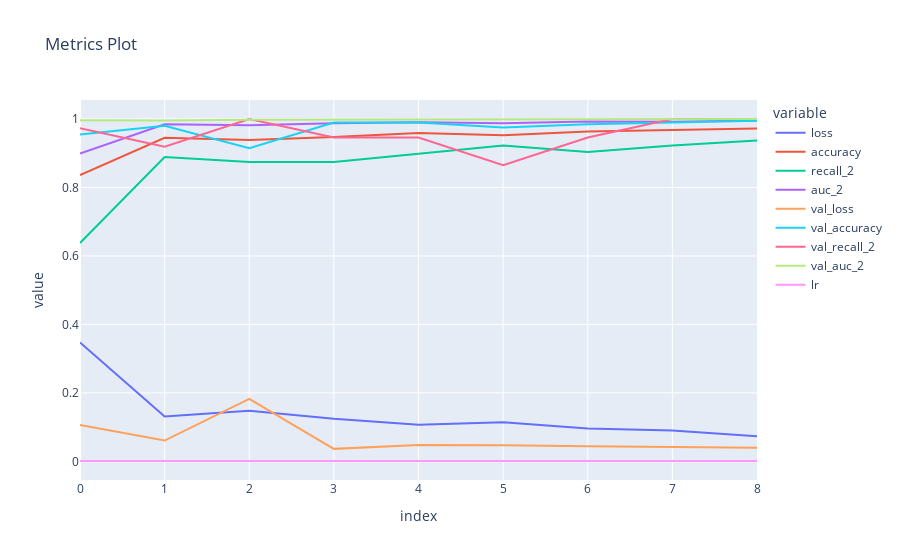

Notebook code cell kept with this figure:
### Markdown cell above
### Model Evaluation

### Code cell
px.line(history,title='Metrics Plot')

### Figure 1 — Plotly figure (JSON) as saved in the notebook; plotly's stock layout.template omitted (floating-point values rounded to 4 significant figures)
{"data": [{"hovertemplate": "variable=loss<br>index=%{x}<br>value=%{y}<extra></extra>", "legendgroup": "loss", "line": {"color": "#636efa", "dash": "solid"}, "marker": {"symbol": "circle"}, "mode": "lines", "name": "loss", "orientation": "v", "showlegend": true, "type": "scatter", "x": [0, 1, 2, 3, 4, 5, 6, 7, 8], "xaxis": "x", "y": [0.3474, 0.1308, 0.1481, 0.1243, 0.1069, 0.1141, 0.0957, 0.0898, 0.07341], "yaxis": "y"}, {"hovertemplate": "variable=accuracy<br>index=%{x}<br>value=%{y}<extra></extra>", "legendgroup": "accuracy", "line": {"color": "#EF553B", "dash": "solid"}, "marker": {"symbol": "circle"}, "mode": "lines", "name": "accuracy", "orientation": "v", "showlegend": true, "type": "scatter", "x": [0, 1, 2, 3, 4, 5, 6, 7, 8], "xaxis": "x", "y": [0.8363, 0.945, 0.9388, 0.9475, 0.9588, 0.9525, 0.9638, 0.9675, 0.9725], "yaxis": "y"}, {"hovertemplate": "variable=recall_2<br>index=%{x}<br>value=%{y}<extra></extra>", "legendgroup": "recall_2", "line": {"color": "#00cc96", "dash": "solid"}, "marker": {"symbol": "circle"}, "mode": "lines", "name": "recall_2", "orientation": "v", "showlegend": true, "type": "scatter", "x": [0, 1, 2, 3, 4, 5, 6, 7, 8], "xaxis": "x", "y": [0.6377, 0.8889, 0.8744, 0.8744, 0.8986, 0.9227, 0.9034, 0.9227, 0.9372], "yaxis": "y"}, {"hovertemplate": "variable=auc_2<br>index=%{x}<br>value=%{y}<extra></extra>", "legendgroup": "auc_2", "line": {"color": "#ab63fa", "dash": "solid"}, "marker": {"symbol": "circle"}, "mode": "lines", "name": "auc_2", "orientation": "v", "showlegend": true, "type": "scatter", "x": [0, 1, 2, 3, 4, 5, 6, 7, 8], "xaxis": "x", "y": [0.8993, 0.9847, 0.9817, 0.9873, 0.9905, 0.9879, 0.9928, 0.9919, 0.9955], "yaxis": "y"}, {"hovertemplate": "variable=val_loss<br>index=%{x}<br>value=%{y}<extra></extra>", "legendgroup": "val_loss", "line": {"color": "#FFA15A", "dash": "solid"}, "marker": {"symbol": "circle"}, "mode": "lines", "name": "val_loss", "orientation": "v", "showlegend": true, "type": "scatter", "x": [0, 1, 2, 3, 4, 5, 6, 7, 8], "xaxis": "x", "y": [0.1062, 0.06079, 0.1827, 0.03643, 0.04752, 0.04685, 0.044, 0.04115, 0.04006], "yaxis": "y"}, {"hovertemplate": "variable=val_accuracy<br>index=%{x}<br>value=%{y}<extra></extra>", "legendgroup": "val_accuracy", "line": {"color": "#19d3f3", "dash": "solid"}, "marker": {"symbol": "circle"}, "mode": "lines", "name": "val_accuracy", "orientation": "v", "showlegend": true, "type": "scatter", "x": [0, 1, 2, 3, 4, 5, 6, 7, 8], "xaxis": "x", "y": [0.9548, 0.9799, 0.9146, 0.9899, 0.9899, 0.9749, 0.9849, 0.9899, 0.995], "yaxis": "y"}, {"hovertemplate": "variable=val_recall_2<br>index=%{x}<br>value=%{y}<extra></extra>", "legendgroup": "val_recall_2", "line": {"color": "#FF6692", "dash": "solid"}, "marker": {"symbol": "circle"}, "mode": "lines", "name": "val_recall_2", "orientation": "v", "showlegend": true, "type": "scatter", "x": [0, 1, 2, 3, 4, 5, 6, 7, 8], "xaxis": "x", "y": [0.973, 0.9189, 1, 0.9459, 0.9459, 0.8649, 0.9459, 1, 1], "yaxis": "y"}, {"hovertemplate": "variable=val_auc_2<br>index=%{x}<br>value=%{y}<extra></extra>", "legendgroup": "val_auc_2", "line": {"color": "#B6E880", "dash": "solid"}, "marker": {"symbol": "circle"}, "mode": "lines", "name": "val_auc_2", "orientation": "v", "showlegend": true, "type": "scatter", "x": [0, 1, 2, 3, 4, 5, 6, 7, 8], "xaxis": "x", "y": [0.9965, 0.9958, 0.9978, 0.998, 0.9991, 0.999, 0.9996, 1, 0.9999], "yaxis": "y"}, {"hovertemplate": "variable=lr<br>index=%{x}<br>value=%{y}<extra></extra>", "legendgroup": "lr", "line": {"color": "#FF97FF", "dash": "solid"}, "marker": {"symbol": "circle"}, "mode": "lines", "name": "lr", "orientation": "v", "showlegend": true, "type": "scatter", "x": [0, 1, 2, 3, 4, 5, 6, 7, 8], "xaxis": "x", "y": [0.001, 0.001, 0.001, 0.001, 0.001, 0.001, 0.001, 0.001, 0.001], "yaxis": "y"}], "layout": {"legend": {"title": {"text": "variable"}, "tracegroupgap": 0}, "title": {"text": "Metrics Plot"}, "xaxis": {"anchor": "y", "domain": [0, 1], "title": {"text": "index"}}, "yaxis": {"anchor": "x", "domain": [0, 1], "title": {"text": "value"}}}}
